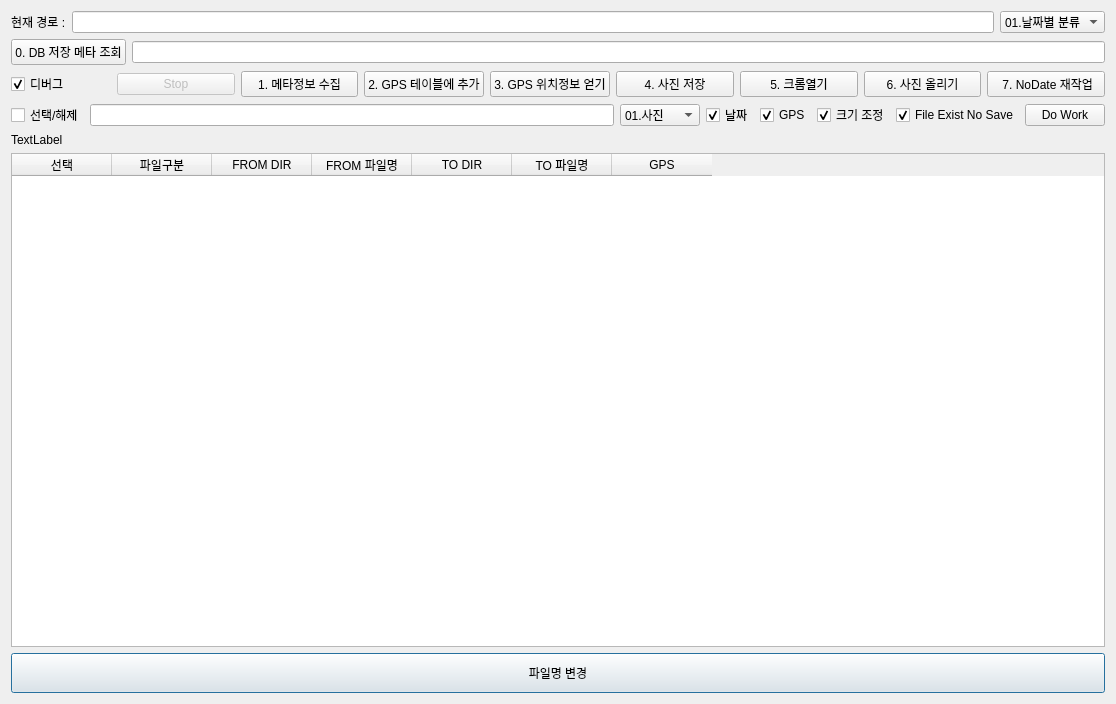
<?xml version="1.0" encoding="UTF-8"?>
<ui version="4.0">
 <class>Dialog</class>
 <widget class="QDialog" name="Dialog">
  <property name="geometry">
   <rect>
    <x>0</x>
    <y>0</y>
    <width>1116</width>
    <height>704</height>
   </rect>
  </property>
  <property name="windowTitle">
   <string>파일 찾기</string>
  </property>
  <property name="windowIcon">
   <iconset>
    <normaloff>../img/rename.png</normaloff>../img/rename.png</iconset>
  </property>
  <property name="sizeGripEnabled">
   <bool>false</bool>
  </property>
  <layout class="QGridLayout" name="gridLayout_5">
   <item row="7" column="0">
    <layout class="QGridLayout" name="gridLayout_3">
     <item row="0" column="0">
      <widget class="QPushButton" name="btnOk">
       <property name="minimumSize">
        <size>
         <width>0</width>
         <height>40</height>
        </size>
       </property>
       <property name="text">
        <string>파일명 변경</string>
       </property>
      </widget>
     </item>
    </layout>
   </item>
   <item row="6" column="0">
    <layout class="QGridLayout" name="gridLayout_2">
     <item row="0" column="0">
      <widget class="QTableWidget" name="tblFiles">
       <column>
        <property name="text">
         <string>선택</string>
        </property>
       </column>
       <column>
        <property name="text">
         <string>파일구분</string>
        </property>
       </column>
       <column>
        <property name="text">
         <string>FROM DIR</string>
        </property>
       </column>
       <column>
        <property name="text">
         <string>FROM 파일명</string>
        </property>
       </column>
       <column>
        <property name="text">
         <string>TO DIR</string>
        </property>
       </column>
       <column>
        <property name="text">
         <string>TO 파일명</string>
        </property>
       </column>
       <column>
        <property name="text">
         <string>GPS</string>
        </property>
       </column>
      </widget>
     </item>
    </layout>
   </item>
   <item row="0" column="0">
    <layout class="QGridLayout" name="gridLayout_4">
     <item row="0" column="0">
      <widget class="QLabel" name="label">
       <property name="text">
        <string>현재 경로 :</string>
       </property>
      </widget>
     </item>
     <item row="0" column="2">
      <widget class="QComboBox" name="cboWork">
       <item>
        <property name="text">
         <string>01.날짜별 분류</string>
        </property>
       </item>
      </widget>
     </item>
     <item row="0" column="1">
      <widget class="QLineEdit" name="txtUrl"/>
     </item>
    </layout>
   </item>
   <item row="5" column="0">
    <widget class="QLabel" name="lblMsg">
     <property name="text">
      <string>TextLabel</string>
     </property>
    </widget>
   </item>
   <item row="2" column="0">
    <layout class="QGridLayout" name="gridLayout_8">
     <item row="0" column="5">
      <widget class="QPushButton" name="btnSavePictures">
       <property name="text">
        <string>4. 사진 저장</string>
       </property>
      </widget>
     </item>
     <item row="0" column="3">
      <widget class="QPushButton" name="btnMakeGPSGroup">
       <property name="text">
        <string>2. GPS 테이블에 추가</string>
       </property>
      </widget>
     </item>
     <item row="0" column="6">
      <widget class="QPushButton" name="btnOpenChrome">
       <property name="text">
        <string>5. 크롬열기</string>
       </property>
      </widget>
     </item>
     <item row="0" column="2">
      <widget class="QPushButton" name="btnGetFileMetaInfo">
       <property name="text">
        <string>1. 메타정보 수집</string>
       </property>
      </widget>
     </item>
     <item row="0" column="1">
      <widget class="QPushButton" name="btnStop">
       <property name="enabled">
        <bool>false</bool>
       </property>
       <property name="text">
        <string>Stop</string>
       </property>
      </widget>
     </item>
     <item row="0" column="0">
      <widget class="QCheckBox" name="chkDebug">
       <property name="maximumSize">
        <size>
         <width>100</width>
         <height>16777215</height>
        </size>
       </property>
       <property name="text">
        <string>디버그</string>
       </property>
       <property name="checked">
        <bool>true</bool>
       </property>
      </widget>
     </item>
     <item row="0" column="4">
      <widget class="QPushButton" name="btnGetAddress">
       <property name="text">
        <string>3. GPS 위치정보 얻기</string>
       </property>
      </widget>
     </item>
     <item row="0" column="7">
      <widget class="QPushButton" name="btnUploadPictures">
       <property name="text">
        <string>6. 사진 올리기</string>
       </property>
      </widget>
     </item>
     <item row="0" column="8">
      <widget class="QPushButton" name="btnNodateReWork">
       <property name="text">
        <string>  7. NoDate 재작업 </string>
       </property>
      </widget>
     </item>
    </layout>
   </item>
   <item row="4" column="0">
    <layout class="QGridLayout" name="gridLayout">
     <item row="0" column="7">
      <widget class="QCheckBox" name="chkExistNoSave">
       <property name="text">
        <string>File Exist No Save</string>
       </property>
       <property name="checked">
        <bool>true</bool>
       </property>
      </widget>
     </item>
     <item row="0" column="1">
      <widget class="QLineEdit" name="txtSearchKey"/>
     </item>
     <item row="0" column="5">
      <widget class="QCheckBox" name="chkResize">
       <property name="text">
        <string>크기 조정</string>
       </property>
       <property name="checked">
        <bool>true</bool>
       </property>
      </widget>
     </item>
     <item row="0" column="8">
      <widget class="QPushButton" name="btnDoWork">
       <property name="enabled">
        <bool>true</bool>
       </property>
       <property name="text">
        <string>Do Work</string>
       </property>
      </widget>
     </item>
     <item row="0" column="0">
      <widget class="QCheckBox" name="chkAll">
       <property name="minimumSize">
        <size>
         <width>0</width>
         <height>0</height>
        </size>
       </property>
       <property name="text">
        <string>선택/해제</string>
       </property>
      </widget>
     </item>
     <item row="0" column="4">
      <widget class="QCheckBox" name="chkGPS">
       <property name="text">
        <string>GPS</string>
       </property>
       <property name="checked">
        <bool>true</bool>
       </property>
      </widget>
     </item>
     <item row="0" column="3">
      <widget class="QCheckBox" name="chkDate">
       <property name="text">
        <string>날짜</string>
       </property>
       <property name="checked">
        <bool>true</bool>
       </property>
      </widget>
     </item>
     <item row="0" column="2">
      <widget class="QComboBox" name="cboMediaType">
       <property name="currentText">
        <string>02.동영상</string>
       </property>
       <item>
        <property name="text">
         <string>01.사진</string>
        </property>
       </item>
       <item>
        <property name="text">
         <string>02.동영상</string>
        </property>
       </item>
      </widget>
     </item>
    </layout>
   </item>
   <item row="1" column="0">
    <layout class="QGridLayout" name="gridLayout_6">
     <item row="0" column="0">
      <widget class="QPushButton" name="btnQueryMeta">
       <property name="text">
        <string>0. DB 저장 메타 조회</string>
       </property>
      </widget>
     </item>
     <item row="0" column="1">
      <widget class="QLineEdit" name="txtStartUrl"/>
     </item>
    </layout>
   </item>
  </layout>
 </widget>
 <resources/>
 <connections/>
</ui>
